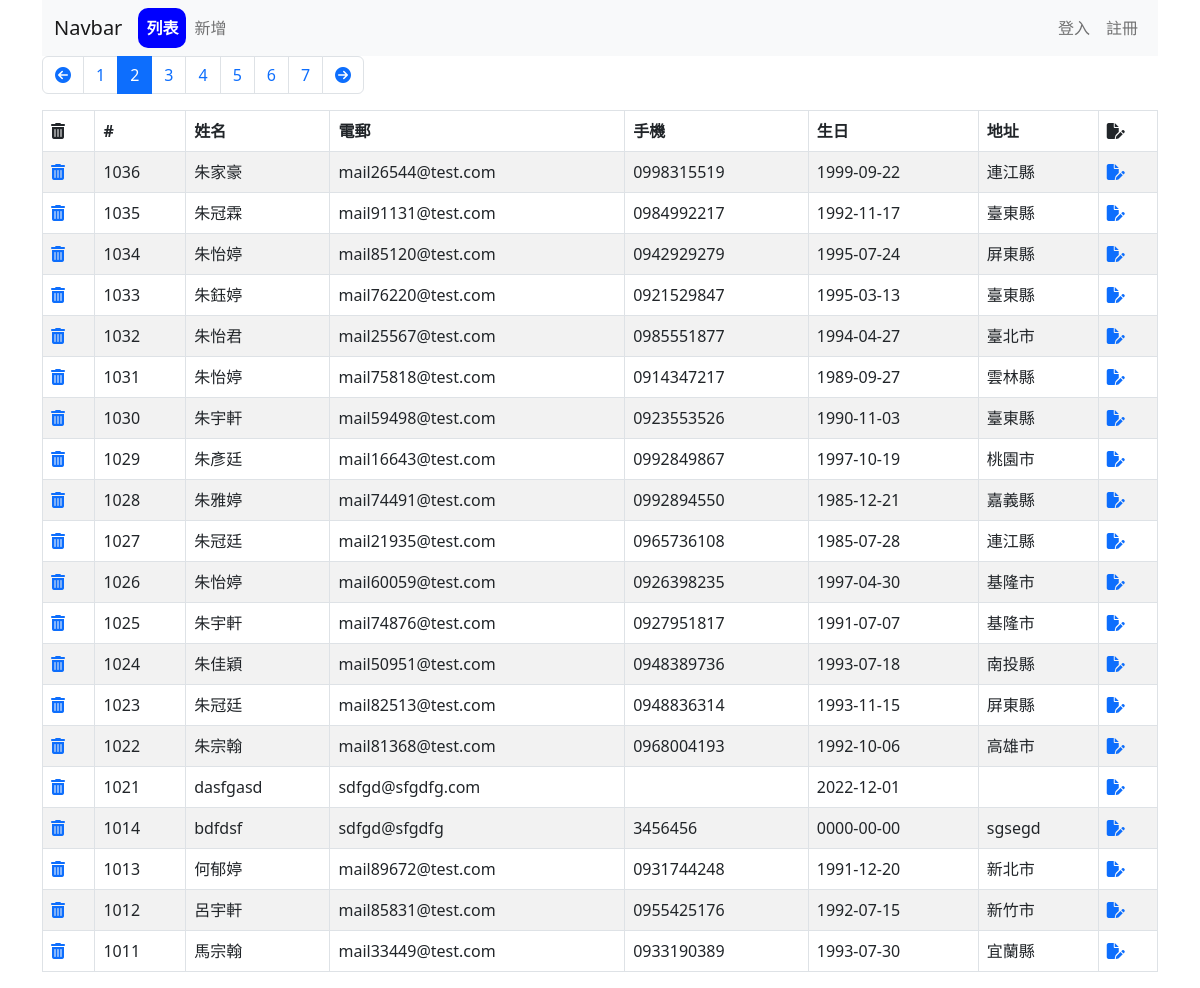
Page /address-book/list2.php?page=2 on the committed database.
### tables this page shows
CREATE TABLE `address_book` (
  `sid` int(11) NOT NULL,
  `name` varchar(255) NOT NULL,
  `email` varchar(255) NOT NULL,
  `mobile` varchar(255) NOT NULL,
  `birthday` date DEFAULT NULL,
  `address` varchar(255) NOT NULL,
  `created_at` datetime NOT NULL
);

### address-book/list2.php (the view, shortened to what this page needs)
<?php
require './parts/connect_db.php';
$perPage = 20;
$page = isset($_GET['page']) ? intval($_GET['page']) : 1;
$t_sql = "SELECT COUNT(1) FROM address_book";
$totalRows = $pdo->query($t_sql)->fetch(PDO::FETCH_NUM)[0];
$totalPages = ceil($totalRows / $perPage);
$rows = [];
if (!empty($totalRows)) {
  $sql = sprintf(
    "SELECT * FROM address_book ORDER BY sid DESC LIMIT %s, %s",
    ($page - 1) * $perPage,
    $perPage
  );
  $rows = $pdo->query($sql)->fetchAll();
}
?>
<?php include './parts/html-head.php' ?>
<?php include './parts/navbar.php' ?>
<div class="container">
  <div class="row">
    <div class="col">
      <nav aria-label="Page navigation example">
        <ul class="pagination">
          <li class="page-item <?= $page == 1 ? 'disabled' : '' ?>">
            <a class="page-link" href="?page=<?= $page - 1 ?>"><i class="fa-solid fa-circle-arrow-left"></i></a>
          </li>
          <?php for ($i = $page - 5; $i <= $page + 5; $i++) :
            if ($i >= 1 and $i <= $totalPages) :
          ?>
              <li class="page-item <?= $i == $page ? 'active' : '' ?> ">
                <a class="page-link" href="?page=<?= $i ?>"><?= $i ?></a>
              </li>
          <?php endif;
          endfor; ?>
          <li class="page-item <?= $page == $totalPages ? 'disabled' : '' ?>">
            <a class="page-link" href="?page=<?= $page + 1 ?>"><i class="fa-solid fa-circle-arrow-right"></i></a>
          </li>
        </ul>
      </nav>
    </div>
  </div>
  <div class="row">
    <div class="col">
      <table class="table table-striped table-bordered">
        <thead>
          <tr>
            <th scope="col"><i class="fa-solid fa-trash-can"></i></th>
            <th scope="col">#</th>
            <th scope="col">姓名</th>
            <th scope="col">電郵</th>
            <th scope="col">手機</th>
            <th scope="col">生日</th>
            <th scope="col">地址</th>
            <th scope="col"><i class="fa-solid fa-file-pen"></i></th>
          </tr>
        </thead>
        <tbody>
          <?php foreach ($rows as $r) : ?>
            <tr>
              <td>
                <a href="javascript:" >
                  <i class="fa-solid fa-trash-can"></i>
                </a>
              </td>
              <td><?= $r['sid'] ?></td>
              <td><?= $r['name'] ?></td>
              <td><?= $r['email'] ?></td>
              <td><?= $r['mobile'] ?></td>
              <td><?= $r['birthday'] ?></td>
              <td><?= $r['address'] ?></td>
              <td>
                <a href="edit.php?sid=<?= $r['sid'] ?>">
                  <i class="fa-solid fa-file-pen"></i>
                </a>
              </td>
            </tr>
          <?php endforeach ?>
        </tbody>
      </table>
    </div>
  </div>
</div>
<?php include './parts/html-foot.php' ?>

### rows in the picture
address_book: sid "1036", name "朱家豪", email "mail26544@test.com", mobile "0998315519", birthday "1999-09-22", address "連江縣"
address_book: sid "1035", name "朱冠霖", email "mail91131@test.com", mobile "0984992217", birthday "1992-11-17", address "臺東縣"
address_book: sid "1034", name "朱怡婷", email "mail85120@test.com", mobile "0942929279", birthday "1995-07-24", address "屏東縣"
address_book: sid "1033", name "朱鈺婷", email "mail76220@test.com", mobile "0921529847", birthday "1995-03-13", address "臺東縣"
address_book: sid "1032", name "朱怡君", email "mail25567@test.com", mobile "0985551877", birthday "1994-04-27", address "臺北市"
address_book: sid "1031", name "朱怡婷", email "mail75818@test.com", mobile "0914347217", birthday "1989-09-27", address "雲林縣"
address_book: sid "1030", name "朱宇軒", email "mail59498@test.com", mobile "0923553526", birthday "1990-11-03", address "臺東縣"
address_book: sid "1029", name "朱彥廷", email "mail16643@test.com", mobile "0992849867", birthday "1997-10-19", address "桃園市"
address_book: sid "1028", name "朱雅婷", email "mail74491@test.com", mobile "0992894550", birthday "1985-12-21", address "嘉義縣"
address_book: sid "1027", name "朱冠廷", email "mail21935@test.com", mobile "0965736108", birthday "1985-07-28", address "連江縣"
address_book: sid "1026", name "朱怡婷", email "mail60059@test.com", mobile "0926398235", birthday "1997-04-30", address "基隆市"
address_book: sid "1025", name "朱宇軒", email "mail74876@test.com", mobile "0927951817", birthday "1991-07-07", address "基隆市"
address_book: sid "1024", name "朱佳穎", email "mail50951@test.com", mobile "0948389736", birthday "1993-07-18", address "南投縣"
address_book: sid "1023", name "朱冠廷", email "mail82513@test.com", mobile "0948836314", birthday "1993-11-15", address "屏東縣"
address_book: sid "1022", name "朱宗翰", email "mail81368@test.com", mobile "0968004193", birthday "1992-10-06", address "高雄市"
address_book: sid "1021", name "dasfgasd", email "sdfgd@sfgdfg.com", birthday "2022-12-01"
address_book: sid "1014", name "bdfdsf", email "sdfgd@sfgdfg", mobile "3456456", birthday "0000-00-00", address "sgsegd"
address_book: sid "1013", name "何郁婷", email "mail89672@test.com", mobile "0931744248", birthday "1991-12-20", address "新北市"
address_book: sid "1012", name "呂宇軒", email "mail85831@test.com", mobile "0955425176", birthday "1992-07-15", address "新竹市"
address_book: sid "1011", name "馬宗翰", email "mail33449@test.com", mobile "0933190389", birthday "1993-07-30", address "宜蘭縣"
